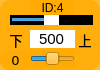
    <widget class="QWidget" name="widget_id4" native="true">
     <property name="geometry">
      <rect>
       <x>200</x>
       <y>365</y>
       <width>100</width>
       <height>70</height>
      </rect>
     </property>
     <property name="styleSheet">
      <string notr="true">background-color: rgb(255, 170, 0, 200);
border-radius:10px;</string>
     </property>
     <widget class="QLabel" name="label_ID4">
      <property name="geometry">
       <rect>
        <x>30</x>
        <y>0</y>
        <width>45</width>
        <height>16</height>
       </rect>
      </property>
      <property name="minimumSize">
       <size>
        <width>0</width>
        <height>10</height>
       </size>
      </property>
      <property name="font">
       <font>
        <family>Arial</family>
        <pointsize>9</pointsize>
       </font>
      </property>
      <property name="styleSheet">
       <string notr="true">background-color: rgb(255, 255, 255， 0);
border-radius:0px;</string>
      </property>
      <property name="text">
       <string>ID:4</string>
      </property>
      <property name="alignment">
       <set>Qt::AlignCenter</set>
      </property>
     </widget>
     <widget class="QSlider" name="horizontalSlider_pulse_id4">
      <property name="geometry">
       <rect>
        <x>10</x>
        <y>15</y>
        <width>83</width>
        <height>10</height>
       </rect>
      </property>
      <property name="autoFillBackground">
       <bool>false</bool>
      </property>
      <property name="styleSheet">
       <string notr="true">QSlider{background-color: rgb(0, 0, 0);
border-radius:0px;}
QSlider::handle {/*设置中间的那个滑动的键*/                           
    background:  rgb(255, 255, 255);
}</string>
      </property>
      <property name="minimum">
       <number>0</number>
      </property>
      <property name="maximum">
       <number>1000</number>
      </property>
      <property name="pageStep">
       <number>1</number>
      </property>
      <property name="value">
       <number>500</number>
      </property>
      <property name="orientation">
       <enum>Qt::Horizontal</enum>
      </property>
     </widget>
     <widget class="QSlider" name="horizontalSlider_dev_id4">
      <property name="geometry">
       <rect>
        <x>30</x>
        <y>50</y>
        <width>45</width>
        <height>18</height>
       </rect>
      </property>
      <property name="styleSheet">
       <string notr="true">background-color: rgb(255, 255, 255， 0);</string>
      </property>
      <property name="minimum">
       <number>-125</number>
      </property>
      <property name="maximum">
       <number>125</number>
      </property>
      <property name="pageStep">
       <number>1</number>
      </property>
      <property name="orientation">
       <enum>Qt::Horizontal</enum>
      </property>
     </widget>
     <widget class="QLabel" name="label_id4">
      <property name="geometry">
       <rect>
        <x>0</x>
        <y>50</y>
        <width>31</width>
        <height>20</height>
       </rect>
      </property>
      <property name="minimumSize">
       <size>
        <width>0</width>
        <height>10</height>
       </size>
      </property>
      <property name="font">
       <font>
        <family>DejaVu Sans</family>
        <pointsize>10</pointsize>
       </font>
      </property>
      <property name="styleSheet">
       <string notr="true">background-color: rgb(255, 255, 255， 0);</string>
      </property>
      <property name="text">
       <string>0</string>
      </property>
      <property name="alignment">
       <set>Qt::AlignCenter</set>
      </property>
     </widget>
     <widget class="QLineEdit" name="lineEdit_id4">
      <property name="geometry">
       <rect>
        <x>30</x>
        <y>30</y>
        <width>45</width>
        <height>18</height>
       </rect>
      </property>
      <property name="sizePolicy">
       <sizepolicy hsizetype="Fixed" vsizetype="Fixed">
        <horstretch>0</horstretch>
        <verstretch>0</verstretch>
       </sizepolicy>
      </property>
      <property name="font">
       <font>
        <family>Arial</family>
        <pointsize>11</pointsize>
       </font>
      </property>
      <property name="autoFillBackground">
       <bool>false</bool>
      </property>
      <property name="styleSheet">
       <string notr="true">background-color: rgb(255, 255, 255);
border-radius:0px;</string>
      </property>
      <property name="text">
       <string>500</string>
      </property>
      <property name="maxLength">
       <number>1000</number>
      </property>
      <property name="alignment">
       <set>Qt::AlignCenter</set>
      </property>
      <property name="dragEnabled">
       <bool>false</bool>
      </property>
      <property name="readOnly">
       <bool>false</bool>
      </property>
     </widget>
     <widget class="QLabel" name="label_down8">
      <property name="geometry">
       <rect>
        <x>6</x>
        <y>30</y>
        <width>20</width>
        <height>20</height>
       </rect>
      </property>
      <property name="font">
       <font>
        <pointsize>10</pointsize>
        <weight>50</weight>
        <italic>false</italic>
        <bold>false</bold>
       </font>
      </property>
      <property name="styleSheet">
       <string notr="true">background-color: rgb(255, 255, 255, 0);</string>
      </property>
      <property name="text">
       <string>下</string>
      </property>
      <property name="alignment">
       <set>Qt::AlignCenter</set>
      </property>
     </widget>
     <widget class="QLabel" name="label_up8">
      <property name="geometry">
       <rect>
        <x>75</x>
        <y>30</y>
        <width>20</width>
        <height>20</height>
       </rect>
      </property>
      <property name="font">
       <font>
        <pointsize>10</pointsize>
        <weight>50</weight>
        <italic>false</italic>
        <bold>false</bold>
       </font>
      </property>
      <property name="styleSheet">
       <string notr="true">background-color: rgb(255, 255, 255, 0);</string>
      </property>
      <property name="text">
       <string>上</string>
      </property>
      <property name="alignment">
       <set>Qt::AlignCenter</set>
      </property>
     </widget>
    </widget>
